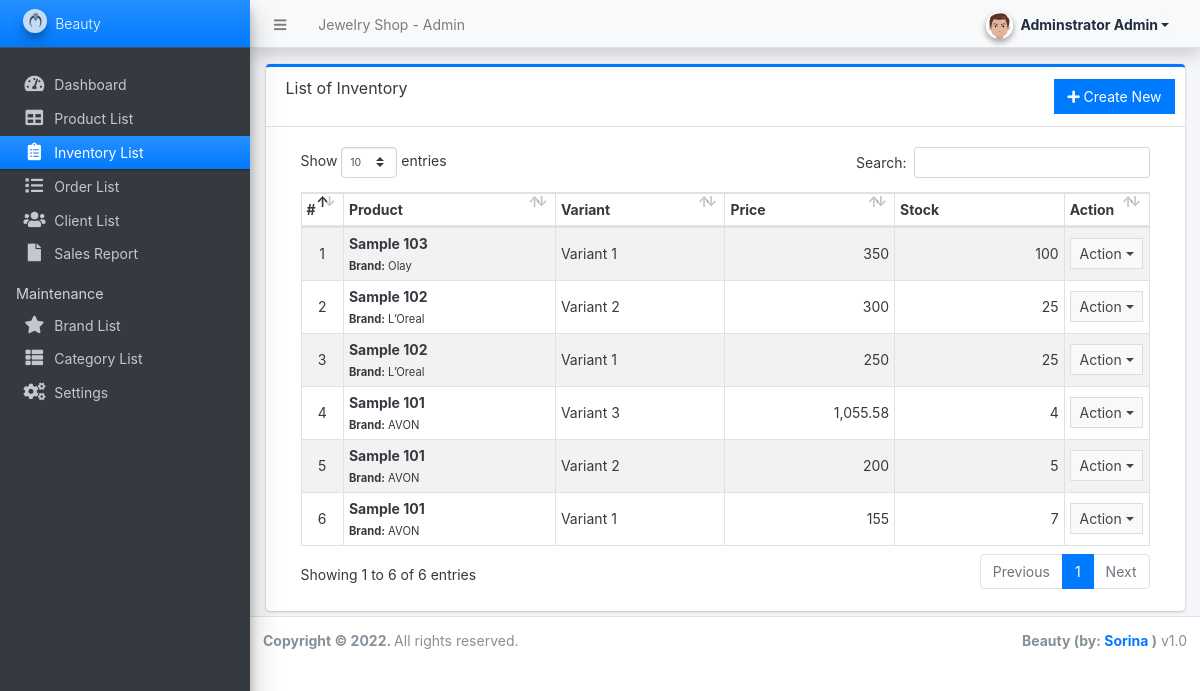
Before: /admin/?page=inventory (signed in) with the older database file.
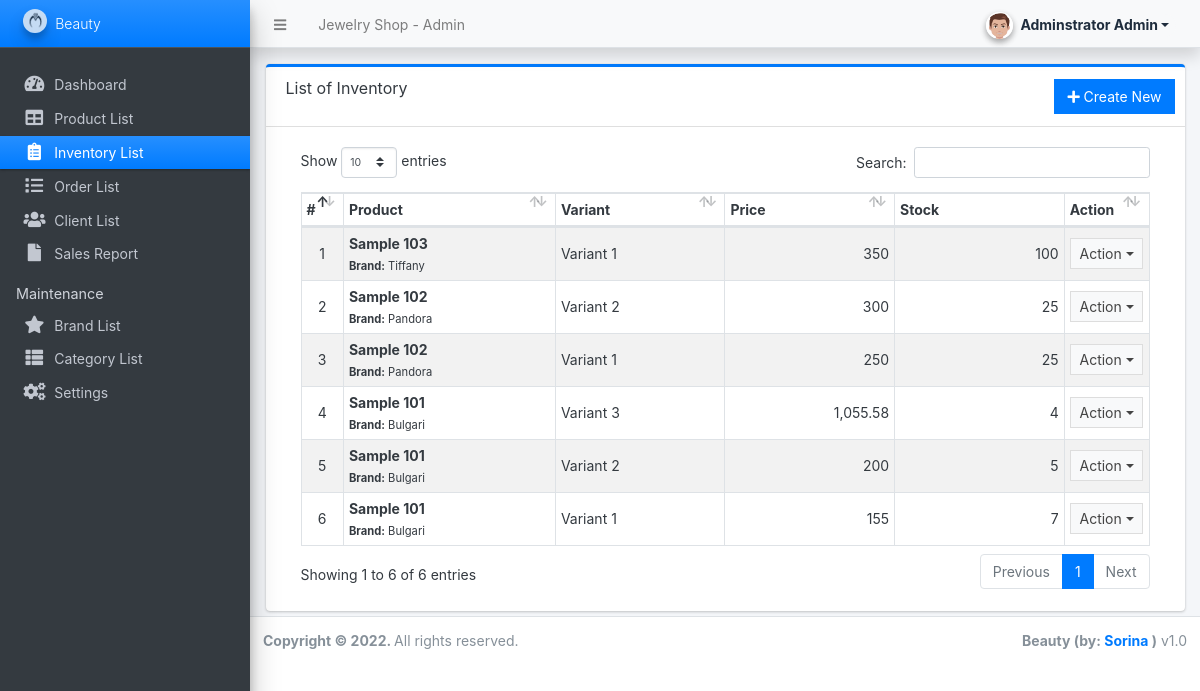
After: the same page with the newer database file.
### tables this page shows
CREATE TABLE `inventory` (
  `id` int(30) NOT NULL,
  `variant` text NOT NULL,
  `product_id` int(30) NOT NULL,
  `quantity` double NOT NULL,
  `price` float NOT NULL,
  `date_created` datetime NOT NULL DEFAULT current_timestamp(),
  `date_updated` datetime DEFAULT NULL ON UPDATE current_timestamp()
);

CREATE TABLE `brands` (
  `id` int(30) NOT NULL,
  `name` varchar(250) NOT NULL,
  `description` text DEFAULT NULL,
  `image_path` text DEFAULT NULL,
  `status` tinyint(1) NOT NULL DEFAULT 1,
  `delete_flag` tinyint(1) NOT NULL DEFAULT 0,
  `date_created` datetime NOT NULL DEFAULT current_timestamp()
);

CREATE TABLE `products` (
  `id` int(30) NOT NULL,
  `brand_id` int(30) NOT NULL,
  `category_id` int(30) NOT NULL,
  `name` varchar(250) NOT NULL,
  `specs` text NOT NULL,
  `status` tinyint(1) NOT NULL DEFAULT 1,
  `delete_flag` tinyint(1) NOT NULL DEFAULT 0,
  `date_created` datetime NOT NULL DEFAULT current_timestamp()
);

### config.php (called while the page is built, shortened)
<?php
function format_num($number = '' , $decimal = ''){
    if(is_numeric($number)){
        $ex = explode(".",$number);
        $decLen = isset($ex[1]) ? strlen($ex[1]) : 0;
        if(is_numeric($decimal)){
            return number_format($number,$decimal);
        }else{
            return number_format($number,$decLen);
        }
    }else{
        return "Invalid Input";
    }
}
?>

### admin/inventory/index.php (the view, shortened to what this page needs)
<div class="card card-outline card-primary">
	<div class="card-header">
		<h3 class="card-title">List of Inventory</h3>
		<div class="card-tools">
			<a href="?page=inventory/manage_inventory" class="btn btn-flat btn-primary"><span class="fas fa-plus"></span>  Create New</a>
		</div>
	</div>
	<div class="card-body">
		<div class="container-fluid">
        <div class="container-fluid">
			<table class="table table-hover table-striped table-bordered">
				<colgroup>
					<col width="5%">
					<col width="25%">
					<col width="20%">
					<col width="20%">
					<col width="20%">
					<col width="10%">
				</colgroup>
				<thead>
					<tr>
						<th>#</th>
						<th>Product</th>
						<th>Variant</th>
						<th>Price</th>
						<th>Stock</th>
						<th>Action</th>
					</tr>
				</thead>
				<tbody>
					<?php
					$i = 1;
						$qry = $conn->query("SELECT i.*,p.name as product,b.name as bname from `inventory` i inner join `products` p on p.id = i.product_id inner join brands b on p.brand_id = b.id order by unix_timestamp(i.date_created) desc ");
						while($row = $qry->fetch_assoc()):
						$sold = $conn->query("SELECT SUM(ol.quantity) as sold FROM order_list ol inner join orders o on o.id = ol.order_id where ol.inventory_id='{$row['id']}' and o.`status` != 4 ");
						$sold = $sold->num_rows > 0 ? $sold->fetch_assoc()['sold'] : 0;
						$avail = $row['quantity'] - $sold;
						foreach($row as $k=> $v){
							$row[$k] = trim(stripslashes($v));
						}
					?>
						<tr>
							<td class="text-center"><?php echo $i++; ?></td>
							<td>
								<b><?php echo $row['product'] ?></b> <br>
								<small><b>Brand:</b> <?php echo $row['bname'] ?></small>
							</td>
							<td class=""><?php echo ($row['variant']) ?></td>
							<td class="text-right"><?php echo format_num($row['price']) ?></td>
							<td class="text-right"><?php echo $avail ?></td>
							<td align="center">
								 <button type="button" class="btn btn-flat btn-default btn-sm dropdown-toggle dropdown-icon" data-toggle="dropdown">
				                  		Action
				                  </button>
							</td>
						</tr>
					<?php endwhile; ?>
				</tbody>
			</table>
		</div>
		</div>
	</div>
</div>

Changed rows visible on the page:
changed through a linked row, inventory "Sample 103": brands.name "Olay" → "Tiffany"
changed through a linked row, inventory (number 2 of 6 on the later page): brands.name "L’Oreal" → "Pandora"
changed through a linked row, inventory (number 3 of 6 on the later page): brands.name "L’Oreal" → "Pandora"
changed through a linked row, inventory "Variant 3": brands.name "AVON" → "Bulgari"
changed through a linked row, inventory (number 5 of 6 on the later page): brands.name "AVON" → "Bulgari"
changed through a linked row, inventory (number 6 of 6 on the later page): brands.name "AVON" → "Bulgari"
